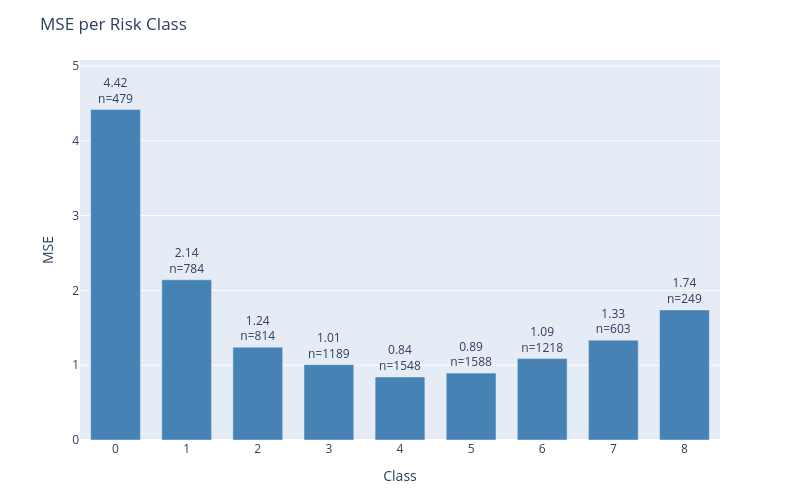

Source (notebook cell):
### Code cell
plot_error_by_group(
    df=results_test,
    y_true_col='actual',
    y_pred_col='prediction',
    group_by='class',
    metric='mse',
    title='MSE per Risk Class'
)

### Figure 1 — Plotly figure (JSON) as saved in the notebook; plotly's stock layout.template omitted (floating-point values rounded to 4 significant figures)
{"data": [{"marker": {"color": "steelblue"}, "text": ["4.42<br>n=479", "2.14<br>n=784", "1.24<br>n=814", "1.01<br>n=1189", "0.84<br>n=1548", "0.89<br>n=1588", "1.09<br>n=1218", "1.33<br>n=603", "1.74<br>n=249"], "textposition": "outside", "type": "bar", "x": ["0", "1", "2", "3", "4", "5", "6", "7", "8"], "y": [4.418, 2.142, 1.241, 1.008, 0.843, 0.8942, 1.089, 1.335, 1.739]}], "layout": {"bargap": 0.3, "height": 500, "margin": {"b": 60, "t": 60}, "title": {"text": "MSE per Risk Class"}, "uniformtext": {"minsize": 8, "mode": "hide"}, "width": 800, "xaxis": {"title": {"text": "Class"}}, "yaxis": {"range": [0, 5.08], "title": {"text": "MSE"}}}}
